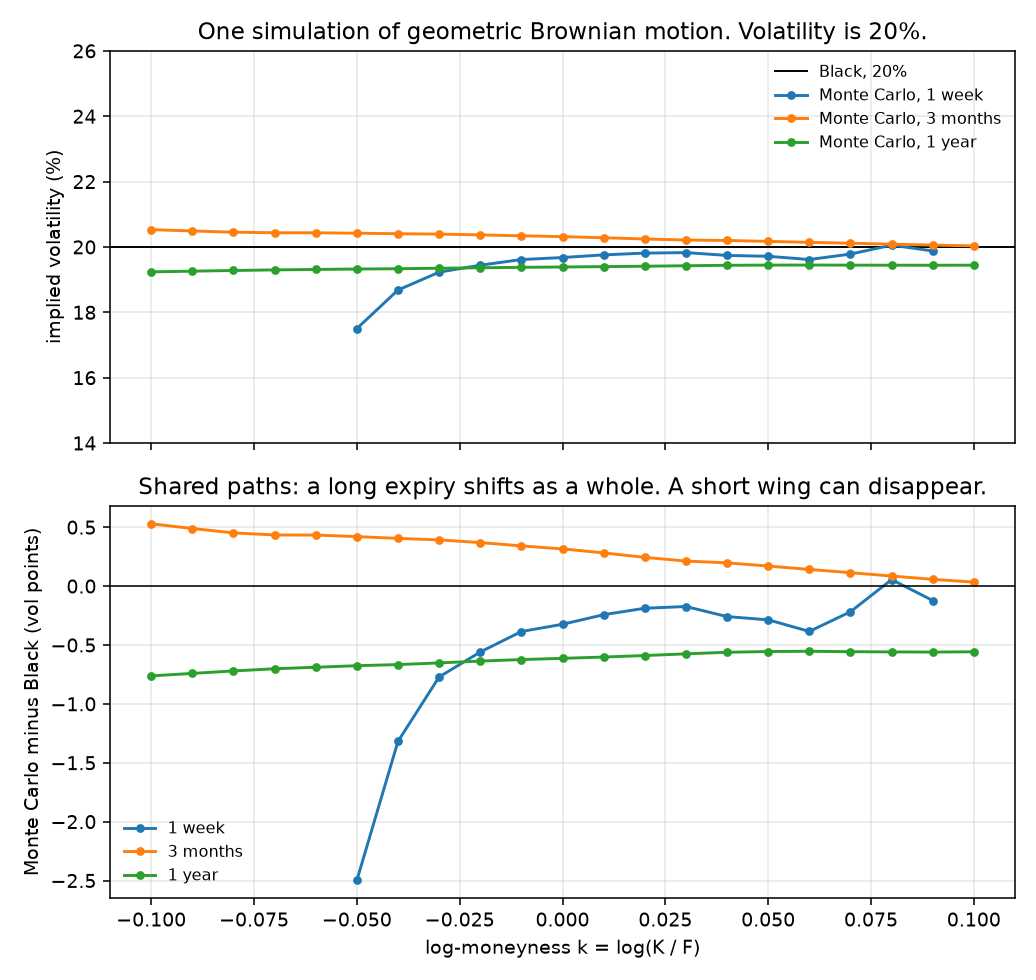

This figure's Python source:
"""Figure for P1c: one geometric Brownian motion, inverted to implied volatility.

Eight thousand paths, one seed, three expiries, shared. The model is exact
Black dynamics with volatility 0.20, so the Black implied volatility is a
horizontal line. The Monte Carlo curves are one draw of that line.

Run from the repository root:

    python docs/figures/p1c_gbm.py

Writes docs/figures/p1c_gbm.png.
"""

from __future__ import annotations

from pathlib import Path

import matplotlib

matplotlib.use("Agg")
import matplotlib.pyplot as plt
import numpy as np

from volsurface import bs
from volsurface.mc.grid import price_grid
from volsurface.models.gbm import GBM

OUT = Path(__file__).with_name("p1c_gbm.png")


def main() -> None:
    F, sigma, df = 100.0, 0.2, 1.0
    # One week, one quarter, one year. The week is where a wing runs out of paths.
    maturities = np.array([7.0 / 365.0, 0.25, 1.0])
    labels = ["1 week", "3 months", "1 year"]
    k = np.linspace(-0.10, 0.10, 21)
    K = F * np.exp(k)
    model = GBM(sigma=sigma, scheme="exact", antithetic=False, control_variate=False)
    result = price_grid(model, F, K, maturities, df, "call", n_paths=8_000, seed=2)

    fig, axes = plt.subplots(2, 1, figsize=(7.4, 7.0), sharex=True)
    ax = axes[0]
    ax.axhline(100 * sigma, color="k", lw=1.0, label="Black, 20%")
    missing = 0
    for i, (t, label) in enumerate(zip(maturities, labels, strict=True)):
        iv = bs.implied_vol(result.value[i], F, K, t, df, "call")
        missing += int(np.isnan(iv).sum())
        ax.plot(k, 100 * iv, marker="o", ms=3.5, label=f"Monte Carlo, {label}")
    ax.set_ylabel("implied volatility (%)")
    ax.set_title("One simulation of geometric Brownian motion. Volatility is 20%.")
    ax.legend(frameon=False, fontsize=8)
    ax.grid(True, alpha=0.3)
    ax.set_ylim(14, 26)

    ax = axes[1]
    for i, (t, label) in enumerate(zip(maturities, labels, strict=True)):
        iv = bs.implied_vol(result.value[i], F, K, t, df, "call")
        ax.plot(k, 100 * (iv - sigma), marker="o", ms=3.5, label=label)
    ax.axhline(0.0, color="k", lw=0.8)
    ax.set_xlabel("log-moneyness k = log(K / F)")
    ax.set_ylabel("Monte Carlo minus Black (vol points)")
    ax.set_title("Shared paths: a long expiry shifts as a whole. A short wing can disappear.")
    ax.legend(frameon=False, fontsize=8)
    ax.grid(True, alpha=0.3)
    fig.tight_layout()
    fig.savefig(OUT, dpi=140)
    print(f"wrote {OUT}")
    print(f"n_paths=8000 seed=2 missing_iv_nodes={missing} of {k.size * maturities.size}")


if __name__ == "__main__":
    main()
